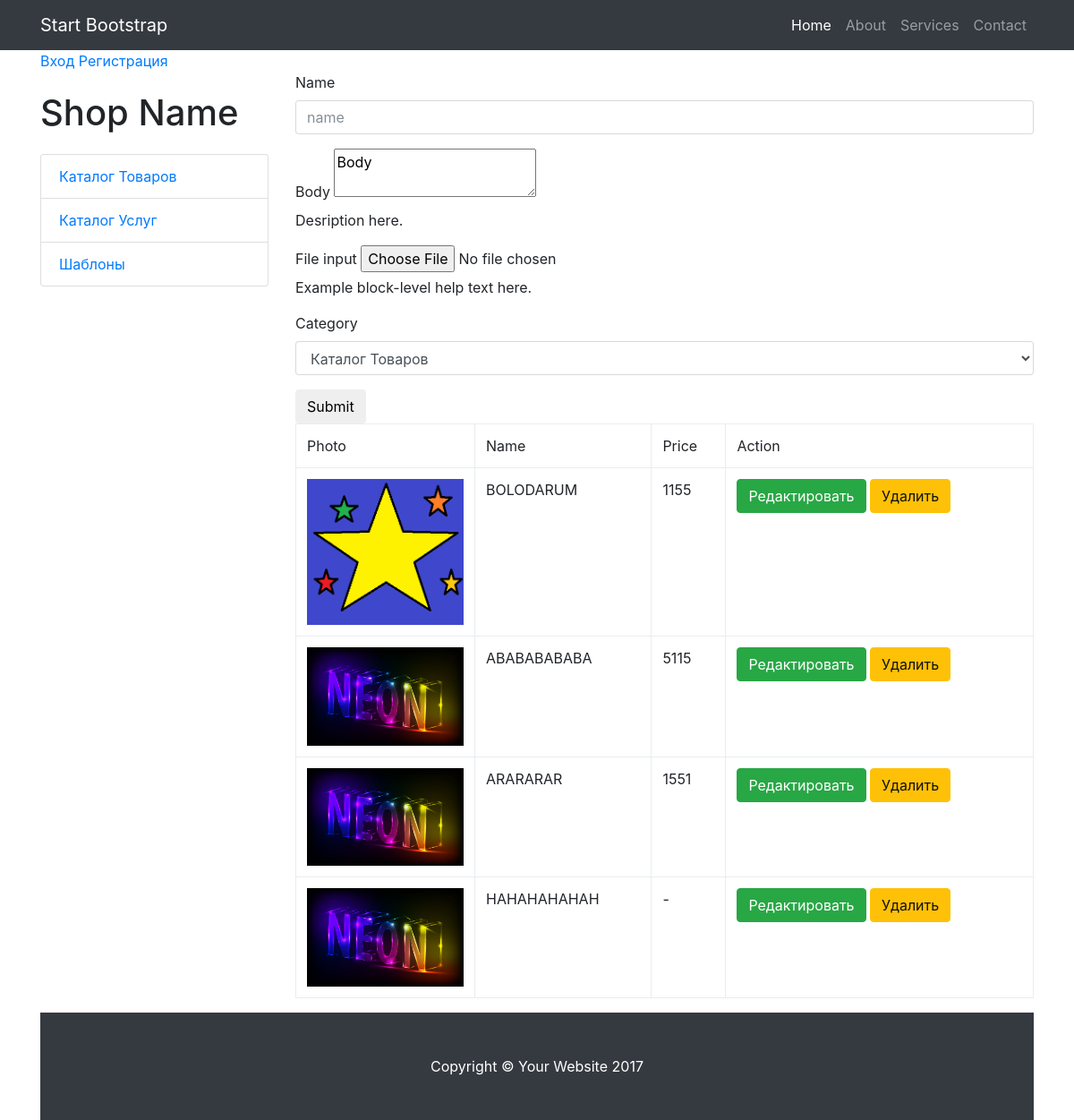
Screenshot of /cabinet.php (signed in) with the database file from the repository.
### tables this page shows
CREATE TABLE IF NOT EXISTS `catalogs` (
  `id` int(11) NOT NULL AUTO_INCREMENT,
  `name` tinytext NOT NULL,
  `body` text NOT NULL,
  `type` tinytext NOT NULL,
  PRIMARY KEY (`id`)
);

CREATE TABLE IF NOT EXISTS `products` (
  `id` int(11) NOT NULL AUTO_INCREMENT,
  `name` tinytext NOT NULL,
  `body` text NOT NULL,
  `picture` tinytext NOT NULL,
  `price` tinytext NOT NULL,
  `vip` tinytext NOT NULL,
  `putdate` tinytext NOT NULL,
  `url` tinytext NOT NULL,
  `product_code` tinytext NOT NULL,
  `status` tinytext NOT NULL,
  `catalog_id` int(11) NOT NULL,
  `user_id` int(11) NOT NULL,
  PRIMARY KEY (`id`)
);

### cabinet.php (the view, shortened to what this page needs)
<?php require_once('templates/top.php');
if($_SESSION['user_id']){
	?>
	<form action="cabinet.php" method="post" enctype="multipart/form-data">
  <div class="form-group">
    <label for="name">Name</label>
    <input type="text" name="name" class="form-control" id="name" placeholder="name">
  </div>
  <div class="form-group">
    <label for="body">Body</label>
   <textarea name="body">Body</textarea>
   <p class="help-block">Desription here.</p>
  </div>
  <div class="form-group">
    <label for="file">File input</label>
    <input type="file" id="picture" name="picture">
    <p class="help-block">Example block-level help text here.</p>
  </div>
  <div class="form-group">
  <label for="picture">Category</label>
			<select class="form-control" name="catalog_id">
				 <?php
					$query = "SELECT * FROM catalogs";
					$adr=mysqli_query($db_con,$query);
					while($cats = mysqli_fetch_array($adr)){
						?>
						<option value="<?php echo $cats['id']?>"><?php echo $cats['name']?></option>
						<?php
					}
				 ?>
			</select>
  </div>
  <button type="submit" class="btn btn-default">Submit</button>
</form>
<table width=100% class="table table-bordered">
<tr>
<td>Photo</td>
<td>Name</td>
<td>Price</td>
<td>Action</td>
</tr>
<?php
$query = "SELECT * FROM products WHERE user_id=".$_SESSION['user_id'];
$adr=mysqli_query($db_con,$query);
while($prod=mysqli_fetch_array($adr)){
	?>
<tr>
<td width="200px">
<?
if($prod['picture'] !=""){
	$pic='/uploads/'.$prod['picture'];
}else{
	$pic='/media/img/no_photo.jpg';
}
$id=(int)$prod['id'];
?>
<img src="<?echo $pic?>" width=100% class="pic"/>
</td>
<td><?php echo $prod['name']?></td>
<td><?php echo $prod['price']?></td>
<td class="action">
<a href="prodedit.php?id=<?php echo $id;?>" class="btn btn-success btn-blok edit">Редактировать</a>
<a href="#" class="btn btn-warning btn-blok delete" onClick="delete_position('proddel.php?id=<?php echo $id?>','Вы действительно хотите удалить этот товар?')" class="delete">Удалить</a>
</td>
</tr>
<?
}
 ?>
</table>
	<?
}else{
	?>
	<div class="error">Error exit</div>
	<?
}
?>
<?php require_once ('templates/bottom.php')?>

### templates/top.php (shortened to what this page needs)
<?php require_once('config/config.php'); ?>
<!DOCTYPE html>
<html lang="en">
  <head>
    <link href="vendor/bootstrap/css/bootstrap.min.css" rel="stylesheet">
    <link href="css/shop-homepage.css" rel="stylesheet">
  </head>
  <body>
    <nav class="navbar navbar-expand-lg navbar-dark bg-dark fixed-top">
      <div class="container">
        <a class="navbar-brand" href="#">Start Bootstrap</a>
        <div class="collapse navbar-collapse" id="navbarResponsive">
          <ul class="navbar-nav ml-auto">
            <li class="nav-item active">
              <a class="nav-link" href="#">Home
              </a>
            </li>
            <li class="nav-item">
              <a class="nav-link" href="static.php?url=About">About</a>
            </li>
            <li class="nav-item">
              <a class="nav-link" href="static.php?url=services">Services</a>
            </li>
            <li class="nav-item">
              <a class="nav-link" href="static.php?url=contacts">Contact</a>
            </li>
          </ul>
        </div>
      </div>
    </nav>
    <div class="container">
	<?php
	if(isset($_SESION['user_id'])){
		?>
		<a href="cabinet.php">Кабинет</a>
		<a href="logout.php">Выход</a>
		<?php
	}else {
		?>
		<a href="login.php">Вход</a>
		<a href="register.php">Регистрация</a>
		<?php
	}
	?>
      <div class="row">
        <div class="col-lg-3">
          <h1 class="my-4">Shop Name</h1>
          <div class="list-group">
		  <?
		  $query="SELECT*FROM catalogs WHERE type='main'";
		  $adr=mysqli_query($db_con,$query);
		  while($tbl_catalogs=mysqli_fetch_array($adr)){
			  ?>
			  <a href="catalog.php?id=<?=$tbl_catalogs['id']?>" class="list-group-item">
			  <?=$tbl_catalogs['name']?>
			  </a>
			  <?
		  }
		  ?>
          </div>
        </div>
        <div class="col-lg-9">

### templates/bottom.php (shortened to what this page needs)
      </div>
    </div>
    <footer class="py-5 bg-dark">
      <div class="container">
        <p class="m-0 text-center text-white">Copyright &copy; Your Website 2017</p>
      </div>
    </footer>
  </body>
</html>

### css/shop-homepage.css (style rules this page uses)
body { padding-top: 54px; }
@media (min-width: 992px) { body { padding-top: 56px; } }

### rows the page displays
catalogs: name "Каталог Товаров"
catalogs: name "Каталог Услуг"
catalogs: name "Шаблоны"
products: picture (picture), name "BOLODARUM", price "1155"
products: picture (picture), name "ABABABABABA", price "5115"
products: picture (picture), name "ARARARAR", price "1551"
products: picture (picture), name "HAHAHAHAHAH", price "-"

### other values shown
form field catalog_id "Каталог Товаров"
